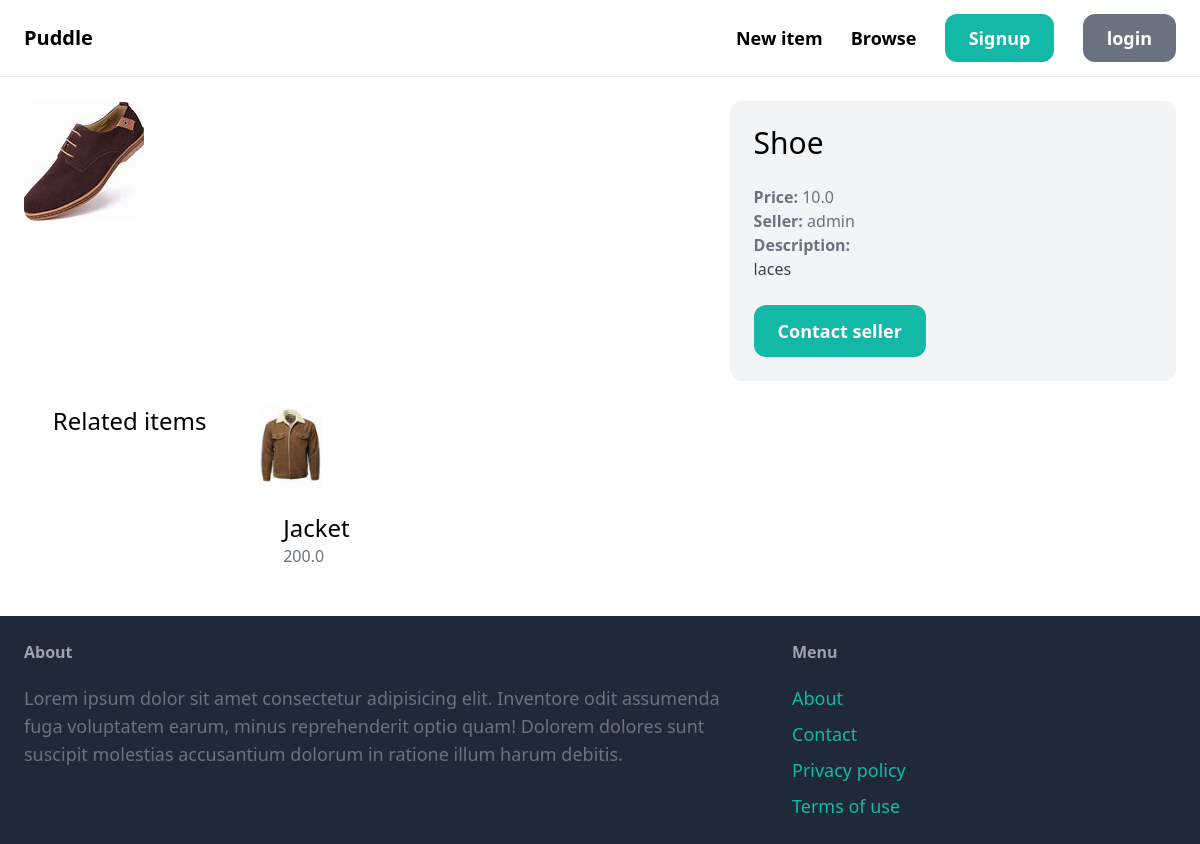
Page /items/4/ on the committed database.
### item/models.py (models this page shows, shortened)
class Item(models.Model):
    category = models.ForeignKey(Category, related_name='items', on_delete=models.CASCADE)
    name = models.CharField(max_length=255,blank=True, null=True)
    description = models.TextField(blank=True, null=True)
    price = models.FloatField()
    image = models.ImageField(upload_to="item_images", blank=True, null=True)
    is_sold = models.BooleanField(default=False)
    created_at = models.DateTimeField(auto_now_add = True)
    created_by = models.ForeignKey(User, related_name='items', on_delete=models.CASCADE)

### item/views.py (the view)
# urls.py: path('<int:pk>/', views.detail, name="detail"),
def detail(request, pk):
    item = get_object_or_404(Item, pk=pk)
    related_item = Item.objects.filter(category=item.category, is_sold=False).exclude(pk=pk)[0:3]
    template = loader.get_template('details.html')
    context = {
        'item':item,
        'related_item':related_item,
    }
    return HttpResponse(template.render(context, request))

### item/templates/details.html (shortened to what this page needs)
{% extends 'base.html' %}
{% block content %}
    <div class="grid grid-cols-5 gap-6">
        <div class="col-span-3">
            <img src="{{ item.image.url }}" class="rounded-xl" alt="">
        </div>
        <div class="col-span-2 p-6 bg-gray-100 rounded-xl">
            <h1 class="mb-6 text-3xl">{{ item.name }}</h1>
            <p class="text-gray-500"><strong>Price: </strong>{{ item.price }}</p>
            <p class="text-gray-500"><strong>Seller: </strong>{{ item.created_by }}</p>
            {%if item.description %}
            <p class="text-gray-700">
                <strong class="text-gray-500">Description: </strong></br>
                {{ item.description }}
            </p>
            {% endif %}
            {% if request.user == item.created_by %}
                <div class="mt-6 p-6 bg-white rounded-xl">
                    <p>This is your item!</p>
                    <a href="{% url 'item:delete' item.id %}" class="inline-block mt-6 px-6 py-3 text-lg font-semibold bg-red-500 text-white rounded-xl">Delete</a>
                </div>
            {% else %}
                <a href="" class="inline-block mt-6 px-6 py-3 text-lg font-semibold bg-teal-500 text-white rounded-xl hover:bg-teal-700">Contact seller</a>
            {% endif %}
        </div>
        <h2 class="mb-12 text-2xl text-center">Related items</h2>
        <div class="grid grid-cols-3 gap-3">
            {% for item in related_item %}
                <div>
                    <a href="{% url 'item:detail' item.id %}">
                        <div>
                            <img src="{{ item.image.url }}" class="rounded-t-xl" alt="">
                        </div>
                        <div class="p-6 bg-white rounded-b-xl">
                            <h2 class="text-2xl">{{ item.name }}</h2>
                            <p class="text-gray-500">{{ item.price }}</p>
                        </div>
                    </a>
                </div>
            {% endfor %}
        </div>
    </div>
{% endblock %}

### rows in the picture
Item: image (picture), name "Shoe", price "10.0", created_by "admin", description "laces"
Item: image (picture), name "Jacket", price "200.0"
